Frame 1 (no input): blank canvas, image omitted
Frame 60 (the mouse pressed at the canvas centre just before this capture): blank canvas, image omitted
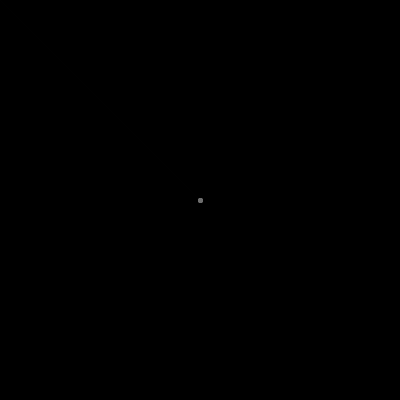
Frame 120 (the mouse held since frame 60 and released just before this capture)

The Processing sketch whose frames 1 and 60 were blank and that drew this single picture after the mouse press (run headless with seeded random() and noise(); from frame 60 on, the mouse is pressed at the canvas centre):

// Processing sketch: processing_180926
// ── processing_180926.pde

void setup() {
  size(400,400);
  background(0,30);
  smooth();
}
void draw() {
  strokeWeight(map(pmouseX,0,400,1,8));
  stroke(map(pmouseY,0,400,1,220));
  line(pmouseX, pmouseY, mouseX, mouseY);
}
